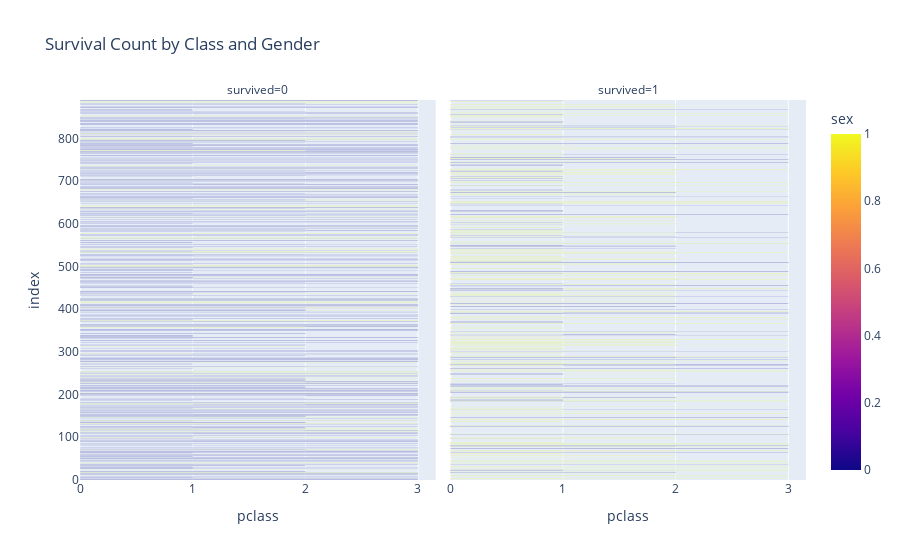

The code cell stored with this chart in its notebook:
### Code cell
fig = px.bar(titanic, x='pclass', color='sex', 
             barmode='group', title='Survival Count by Class and Gender',
             facet_col='survived')
fig.show()

### Figure 1 — Plotly figure (JSON) as saved in the notebook; plotly's stock layout.template omitted (floating-point values rounded to 4 significant figures; data arrays with more than 128 entries replaced by an {"elided": "..."} marker saying what was removed)
{"data": [{"alignmentgroup": "True", "hovertemplate": "survived=0<br>pclass=%{x}<br>index=%{y}<br>sex=%{marker.color}<extra></extra>", "legendgroup": "", "marker": {"color": {"elided": "455 int values"}, "coloraxis": "coloraxis", "pattern": {"shape": ""}}, "name": "", "offsetgroup": "", "orientation": "h", "showlegend": false, "textposition": "auto", "type": "bar", "x": {"elided": "455 int values"}, "xaxis": "x", "y": {"elided": "455 int values"}, "yaxis": "y"}, {"alignmentgroup": "True", "hovertemplate": "survived=1<br>pclass=%{x}<br>index=%{y}<br>sex=%{marker.color}<extra></extra>", "legendgroup": "", "marker": {"color": {"elided": "320 int values"}, "coloraxis": "coloraxis", "pattern": {"shape": ""}}, "name": "", "offsetgroup": "", "orientation": "h", "showlegend": false, "textposition": "auto", "type": "bar", "x": {"elided": "320 int values"}, "xaxis": "x2", "y": {"elided": "320 int values"}, "yaxis": "y2"}], "layout": {"annotations": [{"font": {}, "showarrow": false, "text": "survived=0", "x": 0.245, "xanchor": "center", "xref": "paper", "y": 1, "yanchor": "bottom", "yref": "paper"}, {"font": {}, "showarrow": false, "text": "survived=1", "x": 0.755, "xanchor": "center", "xref": "paper", "y": 1, "yanchor": "bottom", "yref": "paper"}], "barmode": "group", "coloraxis": {"colorbar": {"title": {"text": "sex"}}, "colorscale": [[0, "#0d0887"], [0.1111, "#46039f"], [0.2222, "#7201a8"], [0.3333, "#9c179e"], [0.4444, "#bd3786"], [0.5556, "#d8576b"], [0.6667, "#ed7953"], [0.7778, "#fb9f3a"], [0.8889, "#fdca26"], [1, "#f0f921"]]}, "legend": {"tracegroupgap": 0}, "title": {"text": "Survival Count by Class and Gender"}, "xaxis": {"anchor": "y", "domain": [0, 0.49], "title": {"text": "pclass"}}, "xaxis2": {"anchor": "y2", "domain": [0.51, 1], "matches": "x", "title": {"text": "pclass"}}, "yaxis": {"anchor": "x", "domain": [0, 1], "title": {"text": "index"}}, "yaxis2": {"anchor": "x2", "domain": [0, 1], "matches": "y", "showticklabels": false}}}
